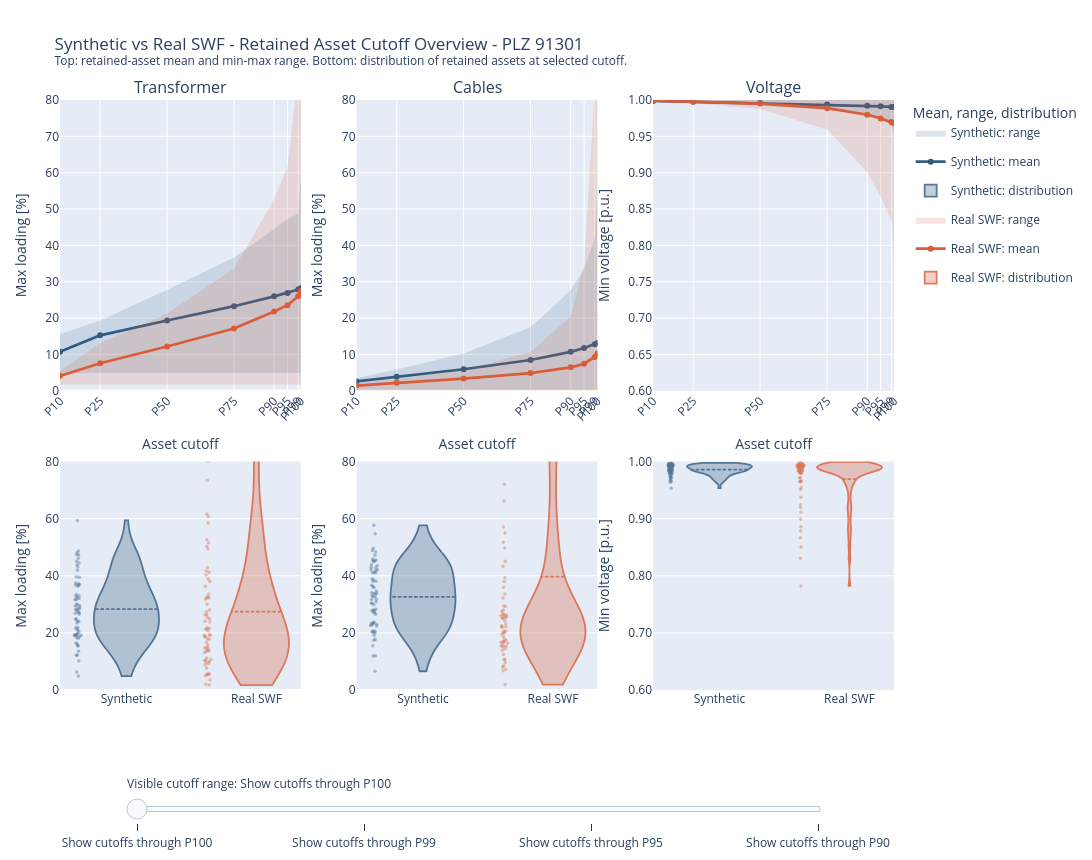

The notebook cell this image was saved under:
### Code cell
asset_cutoff_overview_fig = plot_powerflow_asset_cutoff_overview(
    percentile_profile,
    group_col="comparison_group",
    color_map=COLORS,
    asset_cutoff_percentiles=(1.0, 0.99, 0.95, 0.90),
    y_axis_limits=(80, 80, 0.6),
    center_stat="mean",  # "median" or "mean"
    show_band=True,
    worst_asset_per_grid=True,
    title=f"Synthetic vs Real SWF - Retained Asset Cutoff Overview - PLZ {PLZ}",
)
